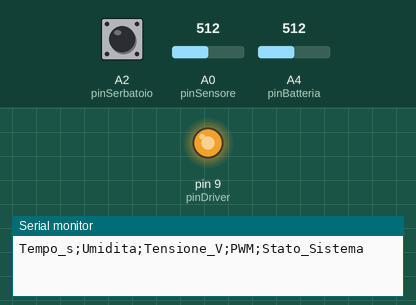
The sketch below on a simulated Arduino Uno, built with avr-gcc and run on an emulated ATmega328P. On the bench: output pins drawn as LEDs (lit = HIGH), the last lines printed to the serial monitor. The test bench sets the inputs (shaded band); at power-on: A0 (pinSensore) = 512, A2 (pinSerbatoio) HIGH, A4 (pinBatteria) = 512.

Above: at 1.2 s.
1.3 s: A0 (pinSensore) set to 306
At 1.8 s:
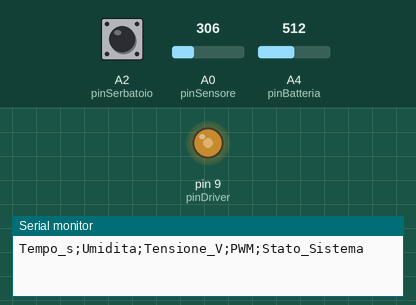
At 2.9 s:
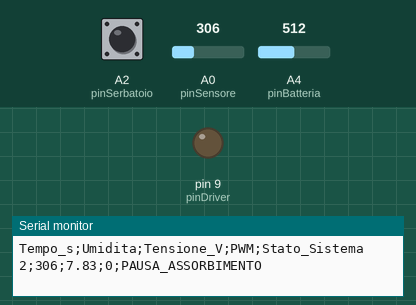
Timing chart, 0 to 4.4 s (numbered marks = the images above; inputs shaded):
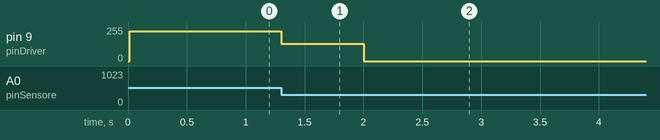

The sketch:

definitivo.ino
```cpp
/*
 * PROGETTO: Sistema di Irrigazione Solare Ibrido (Gestione Energetica + Log Bluetooth)
 * DESCRIZIONE: Controllo PWM a CICLI di ASSORBIMENTO, Debounce Galleggiante,
 * Isteresi Li-Ion e Trasmissione Telemetrica CSV via HC-05 per Tesi.
 */

#include <SoftwareSerial.h>

// --- 0. CONFIGURAZIONE BLUETOOTH (HC-05) ---
SoftwareSerial BTSerial(2, 3); // D2 = RX, D3 = TX

// --- 1. CONFIGURAZIONE PIN ---
const int pinSensore   = A0;
const int pinBatteria  = A4; // Impostato su A4 come da KiCad
const int pinSerbatoio = A2;
const int pinDriver    = 9;

// --- 2. CALIBRAZIONE UMIDITÀ ---
const int VAL_ACQUA  = 210;
const int VAL_ARIA   = 580;
const int SOGLIA_ATT = 280;
const int PWM_MIN    = 120;
const int PWM_MAX    = 255;

// --- 3. TEMPISTICHE IRRIGAZIONE E ASSORBIMENTO ---
const unsigned long TEMPO_EROGAZIONE = 2000;  // 2 secondi di erogazione
const unsigned long TEMPO_PAUSA      = 15000; // 15 secondi di pausa assorbimento

unsigned long timerMotore = 0;
bool inPausaAssorbimento = false;

// --- 4. VARIABILI GALLEGGIANTE ---
int statoGalleggianteStabile = LOW;
int ultimaLetturaIstantanea  = LOW;
unsigned long tempoUltimoCambio = 0;
const unsigned long tempoFiltro = 3000;

// --- 5. CONFIGURAZIONE BATTERIA ---
const float R1 = 10000.0;
const float R2 = 4700.0;
const float SOGLIA_RIPRISTINO = 7.4;
const float SOGLIA_BLOCCO     = 6.4;
const float SOGLIA_SCOLLEGATA = 2.0;

bool pompaBloccataPerBatteria = false;
bool modalitaBackupAttiva = false;
unsigned long ultimoInvioSeriale = 0;


void setup() {
  Serial.begin(9600);
  BTSerial.begin(38400);

  pinMode(pinSensore, INPUT);
  pinMode(pinBatteria, INPUT);
  pinMode(pinSerbatoio, INPUT_PULLUP);
  pinMode(pinDriver, OUTPUT);

  timerMotore = millis();

  String intestazione = "Tempo_s;Umidita;Tensione_V;PWM;Stato_Sistema";
  Serial.println(intestazione);
  BTSerial.println(intestazione);
}


void loop() {
  // =========================================================
  // LETTURA SENSORI E BATTERIA
  // =========================================================
  int valoreUmidita = analogRead(pinSensore);

  int valoreGrezzoBat = analogRead(pinBatteria);
  float vPin = valoreGrezzoBat * (5.0 / 1023.0);
  float vBatteria = vPin * ((R1 + R2) / R2);

  // =========================================================
  // ALGORITMO BATTERIA E BACKUP
  // =========================================================
  if (vBatteria > SOGLIA_RIPRISTINO) {
    pompaBloccataPerBatteria = false;
    modalitaBackupAttiva = false;
  }
  else if (vBatteria <= SOGLIA_BLOCCO && vBatteria > SOGLIA_SCOLLEGATA) {
    pompaBloccataPerBatteria = true;
    modalitaBackupAttiva = false;
  }
  else if (vBatteria <= SOGLIA_SCOLLEGATA) {
    pompaBloccataPerBatteria = false;
    modalitaBackupAttiva = true;
  }

  // =========================================================
  // DEBOUNCE GALLEGGIANTE (Serbatoio)
  // =========================================================
  int letturaIstantaneaGalleggiante = digitalRead(pinSerbatoio);
  if (letturaIstantaneaGalleggiante != ultimaLetturaIstantanea) {
    tempoUltimoCambio = millis();
  }
  if ((millis() - tempoUltimoCambio) > tempoFiltro) {
    statoGalleggianteStabile = letturaIstantaneaGalleggiante;
  }
  ultimaLetturaIstantanea = letturaIstantaneaGalleggiante;

  // =========================================================
  // LOGICA PWM CON CICLI DI ASSORBIMENTO
  // =========================================================
  int pwmOutput = 0;

  if (valoreUmidita > SOGLIA_ATT) {
    if (inPausaAssorbimento) {
      if (millis() - timerMotore > TEMPO_PAUSA) {
        inPausaAssorbimento = false;
        timerMotore = millis();
      }
    }
    else {
      pwmOutput = map(valoreUmidita, SOGLIA_ATT, VAL_ARIA, PWM_MIN, PWM_MAX);
      pwmOutput = constrain(pwmOutput, PWM_MIN, PWM_MAX);

      if (millis() - timerMotore > TEMPO_EROGAZIONE) {
        inPausaAssorbimento = true;
        timerMotore = millis();
        pwmOutput = 0;
      }
    }
  }
  else {
    inPausaAssorbimento = false;
    timerMotore = millis();
    pwmOutput = 0;
  }

  // =========================================================
  // BLOCCHI FINALI DI SICUREZZA
  // =========================================================
  if (statoGalleggianteStabile == HIGH || pompaBloccataPerBatteria) {
    pwmOutput = 0;
  }

  analogWrite(pinDriver, pwmOutput);

  // =========================================================
  // TRASMISSIONE DATI IN FORMATO CSV (Ogni 2 secondi)
  // =========================================================
  if (millis() - ultimoInvioSeriale > 2000) {

    String stato = "OK";
    if (statoGalleggianteStabile == HIGH) {
      stato = "NO_ACQUA";
    }
    else if (pompaBloccataPerBatteria) {
      stato = "BATTERIA_SCARICA";
    }
    else if (valoreUmidita > SOGLIA_ATT && inPausaAssorbimento) {
      stato = "PAUSA_ASSORBIMENTO";
    }

    String rigaCSV = String(millis() / 1000) + ";" +
                      String(valoreUmidita) + ";" +
                      String(vBatteria, 2) + ";" +
                      String(pwmOutput) + ";" +
                      stato;

    Serial.println(rigaCSV);
    BTSerial.println(rigaCSV);

    ultimoInvioSeriale = millis();
  }
}
```

Measured:
- after the input at 1.3 s, pin 9 (pinDriver): 224/255 → 131/255 at once, → 0/255 0.70 s later
